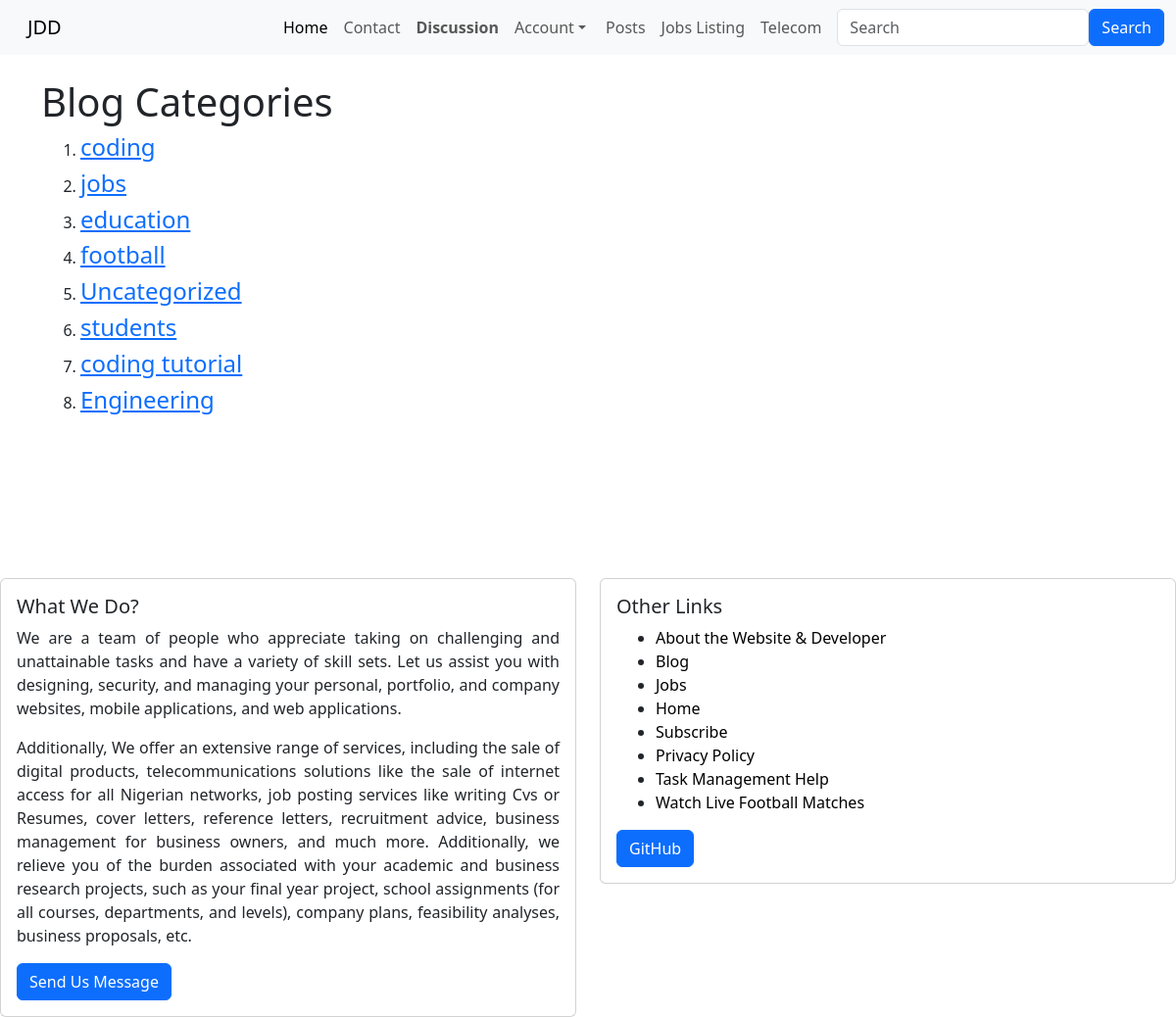
Page /view_category/ on the committed database.
### index/models.py (models this page shows, shortened)
class BlogCategory(models.Model):
    name = models.CharField(max_length= 150, unique=True)
    def __str__(self):
        return self.name

### index/views.py (the view)
# urls.py: path('view_category/', views.ListCategory, name='view_category'),
def ListCategory(request):
    category_list = models.BlogCategory.objects.all()
    return render(request, 'home/category_list.html', {
            'category_list': category_list
    })

### index/templates/home/category_list.html (shortened to what this page needs)
{% extends 'home/base.html' %}
{% block body %}
<h1>Blog Categories</h1>
    {% if category_list %}
        <ol>
            {% for item in category_list %}
            <li>
                <h4><a href="{% url 'index:category_list' item %}">  {{item}} </a></h4>
            </li>
{% endfor %} <br><br>
    </ol>
    {% endif %}
{% endblock %}

### rows in the picture
BlogCategory: name "coding"
BlogCategory: name "jobs"
BlogCategory: name "education"
BlogCategory: name "football"
BlogCategory: name "Uncategorized"
BlogCategory: name "students"
BlogCategory: name "coding tutorial"
BlogCategory: name "Engineering"
